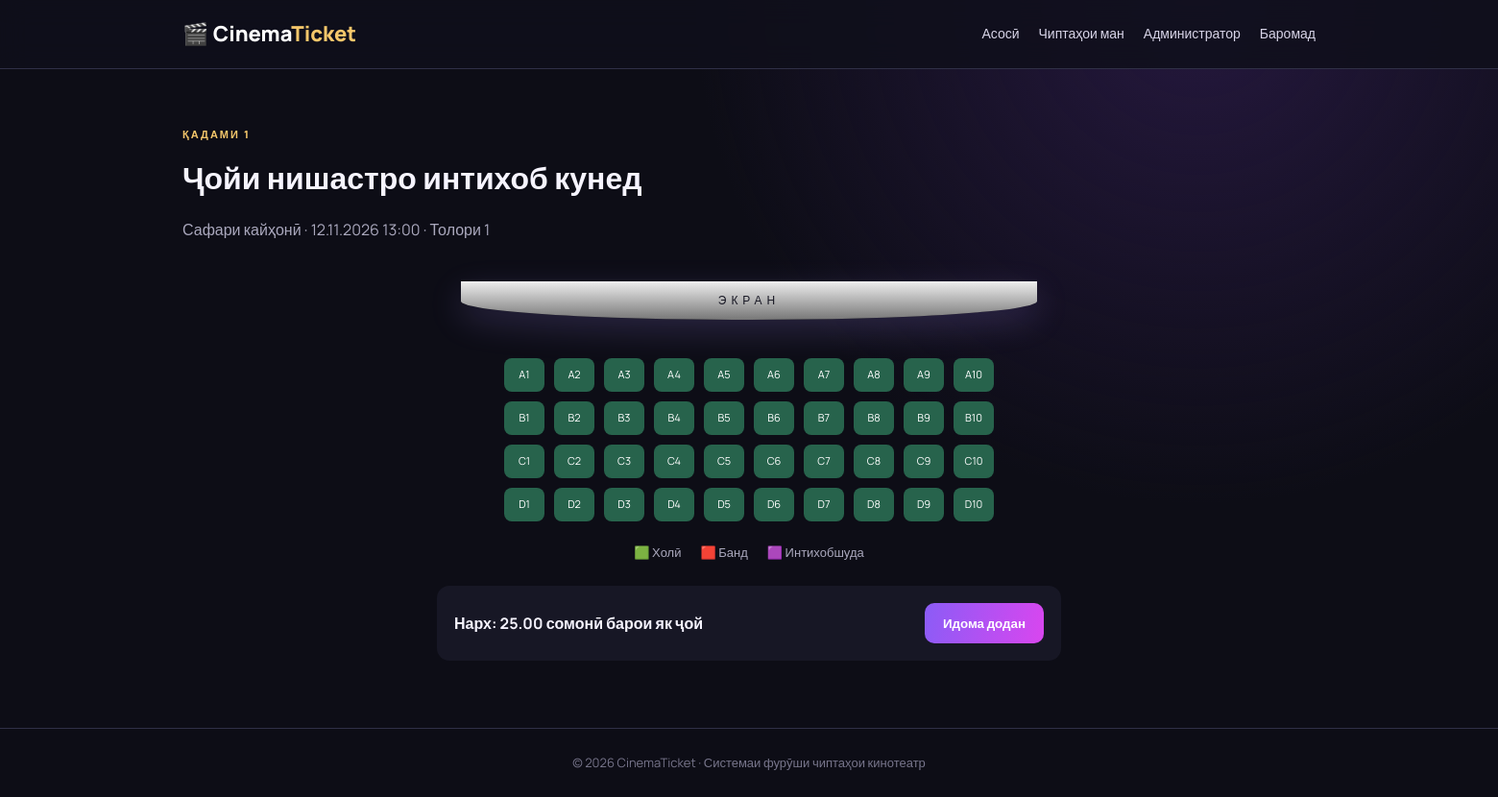
Page /seats.php?showtime_id=1 (signed in) on the committed database.
### tables this page shows
CREATE TABLE showtimes (
 id INT AUTO_INCREMENT PRIMARY KEY,
 movie_id INT NOT NULL,
 hall_id INT NOT NULL,
 starts_at DATETIME NOT NULL,
 price DECIMAL(10,2) NOT NULL,
 CONSTRAINT fk_show_movie FOREIGN KEY(movie_id) REFERENCES movies(id),
 CONSTRAINT fk_show_hall FOREIGN KEY(hall_id) REFERENCES halls(id),
 INDEX idx_showtime_date(starts_at)
);

CREATE TABLE movies (
 id INT AUTO_INCREMENT PRIMARY KEY,
 title VARCHAR(180) NOT NULL,
 genre VARCHAR(100) NOT NULL,
 duration INT NOT NULL,
 rating VARCHAR(10) NULL,
 poster VARCHAR(500) NULL,
 description TEXT NULL,
 is_active TINYINT(1) NOT NULL DEFAULT 1,
 created_at TIMESTAMP DEFAULT CURRENT_TIMESTAMP
);

CREATE TABLE halls (
 id INT AUTO_INCREMENT PRIMARY KEY,
 name VARCHAR(80) NOT NULL,
 capacity INT NOT NULL DEFAULT 40
);

CREATE TABLE seats (
 id INT AUTO_INCREMENT PRIMARY KEY,
 hall_id INT NOT NULL,
 seat_row CHAR(1) NOT NULL,
 seat_number INT NOT NULL,
 UNIQUE KEY unique_hall_seat(hall_id,seat_row,seat_number),
 CONSTRAINT fk_seats_hall FOREIGN KEY(hall_id) REFERENCES halls(id) ON DELETE CASCADE
);

### includes/functions.php (called while the page is built, shortened)
<?php
function e($value): string {
    return htmlspecialchars((string)$value, ENT_QUOTES, 'UTF-8');
}

### seats.php (the view, shortened to what this page needs)
<?php
require_once 'config/database.php';
require_once 'includes/functions.php';
$showId = filter_input(INPUT_GET, 'showtime_id', FILTER_VALIDATE_INT);
$stmt=$pdo->prepare("SELECT s.*,m.title,h.id AS hall_id,h.name AS hall_name FROM showtimes s JOIN movies m ON m.id=s.movie_id JOIN halls h ON h.id=s.hall_id WHERE s.id=? AND s.starts_at>=NOW()");
$stmt->execute([$showId]); $show=$stmt->fetch();
$stmt=$pdo->prepare("SELECT id,seat_row,seat_number FROM seats WHERE hall_id=? ORDER BY seat_row,seat_number");
$stmt->execute([$show['hall_id']]); $seats=$stmt->fetchAll();
$stmt=$pdo->prepare("SELECT seat_id FROM tickets WHERE showtime_id=? AND status IN ('reserved','paid')");
$stmt->execute([$showId]); $booked=array_column($stmt->fetchAll(),'seat_id');
require 'includes/header.php';
?>
<div class="section-heading"><div><p class="eyebrow">ҚАДАМИ 1</p><h1>Ҷойи нишастро интихоб кунед</h1><p class="muted"><?=e($show['title'])?> · <?=date('d.m.Y H:i',strtotime($show['starts_at']))?> · <?=e($show['hall_name'])?></p></div></div>
<form action="checkout.php" method="post" id="seatForm">
<div class="screen">ЭКРАН</div>
<div class="seat-grid">
<?php foreach($seats as $seat): $taken=in_array($seat['id'],$booked); ?>
<label class="seat <?= $taken?'taken':'' ?>">
<span><?=e($seat['seat_row'])?><?= (int)$seat['seat_number']?></span>
</label>
<?php endforeach; ?>
</div>
<div class="seat-legend"><span>🟩 Холӣ</span><span>🟥 Банд</span><span>🟪 Интихобшуда</span></div>
<div class="checkout-bar"><strong>Нарх: <?=number_format((float)$show['price'],2)?> сомонӣ барои як ҷой</strong><button class="button" type="submit">Идома додан</button></div>
</form>
<?php require 'includes/footer.php'; ?>

### assets/css/style.css (style rules this page uses)
:root { --bg:#0d0d16;--panel:#171725;--panel2:#202033;--text:#f6f4ff;--muted:#aaa8bd;--purple:#8b5cf6;--pink:#d946ef;--gold:#f5c76b;--line:#303047 }
* { box-sizing:border-box }
html { scroll-behavior:smooth }
body { margin:0;background:radial-gradient(circle at 80% 0%,#25183e 0,transparent 35%),var(--bg);color:var(--text);font-family:Manrope,Arial,sans-serif;line-height:1.6 }
.eyebrow { font-size:11px;letter-spacing:2px;color:var(--gold);font-weight:800 }
.button { display:inline-block;border:0;border-radius:10px;padding:12px 19px;background:linear-gradient(100deg,var(--purple),var(--pink));color:white;font-weight:800;font-family:inherit;cursor:pointer;text-align:center }
.section-heading { display:flex;justify-content:space-between;align-items:center;gap:20px;margin:48px 0 22px }
.section-heading h1,.section-heading h2 { margin:0 }
.muted { color:var(--muted) }
.screen { width:min(600px,90%);margin:25px auto 40px;padding:10px;text-align:center;border-radius:0 0 50% 50%;background:linear-gradient(#eee,#777);color:#181824;letter-spacing:5px;font-size:12px;box-shadow:0 12px 35px #a78bfa33 }
.seat-grid { display:grid;grid-template-columns:repeat(10,minmax(25px,42px));gap:10px;justify-content:center }
.seat span { display:grid;place-items:center;height:35px;border-radius:8px;background:#27634c;color:white;font-size:11px;cursor:pointer }
.seat-legend { display:flex;justify-content:center;gap:20px;margin:22px;color:var(--muted);font-size:13px }
.checkout-bar { display:flex;justify-content:space-between;align-items:center;gap:15px;margin:25px auto;max-width:650px;padding:18px;background:var(--panel);border-radius:13px }

### rows in the picture
showtimes: movie.title "Сафари кайҳонӣ", starts_at "12.11.2026 13:00", hall.name "Толори 1", price "25.00"
seats: seat_row "A", seat_number "1"
seats: seat_row "A", seat_number "2"
seats: seat_row "A", seat_number "3"
seats: seat_row "A", seat_number "4"
seats: seat_row "A", seat_number "5"
seats: seat_row "A", seat_number "6"
seats: seat_row "A", seat_number "7"
seats: seat_row "A", seat_number "8"
seats: seat_row "A", seat_number "9"
seats: seat_row "A", seat_number "10"
seats: seat_row "B", seat_number "1"
seats: seat_row "B", seat_number "2"
seats: seat_row "B", seat_number "3"
seats: seat_row "B", seat_number "4"
seats: seat_row "B", seat_number "5"
seats: seat_row "B", seat_number "6"
seats: seat_row "B", seat_number "7"
seats: seat_row "B", seat_number "8"
seats: seat_row "B", seat_number "9"
seats: seat_row "B", seat_number "10"
seats: seat_row "C", seat_number "1"
seats: seat_row "C", seat_number "2"
seats: seat_row "C", seat_number "3"
seats: seat_row "C", seat_number "4"
seats: seat_row "C", seat_number "5"
seats: seat_row "C", seat_number "6"
seats: seat_row "C", seat_number "7"
seats: seat_row "C", seat_number "8"
seats: seat_row "C", seat_number "9"
seats: seat_row "C", seat_number "10"
seats: seat_row "D", seat_number "1"
seats: seat_row "D", seat_number "2"
seats: seat_row "D", seat_number "3"
seats: seat_row "D", seat_number "4"
seats: seat_row "D", seat_number "5"
seats: seat_row "D", seat_number "6"
seats: seat_row "D", seat_number "7"
seats: seat_row "D", seat_number "8"
seats: seat_row "D", seat_number "9"
seats: seat_row "D", seat_number "10"
